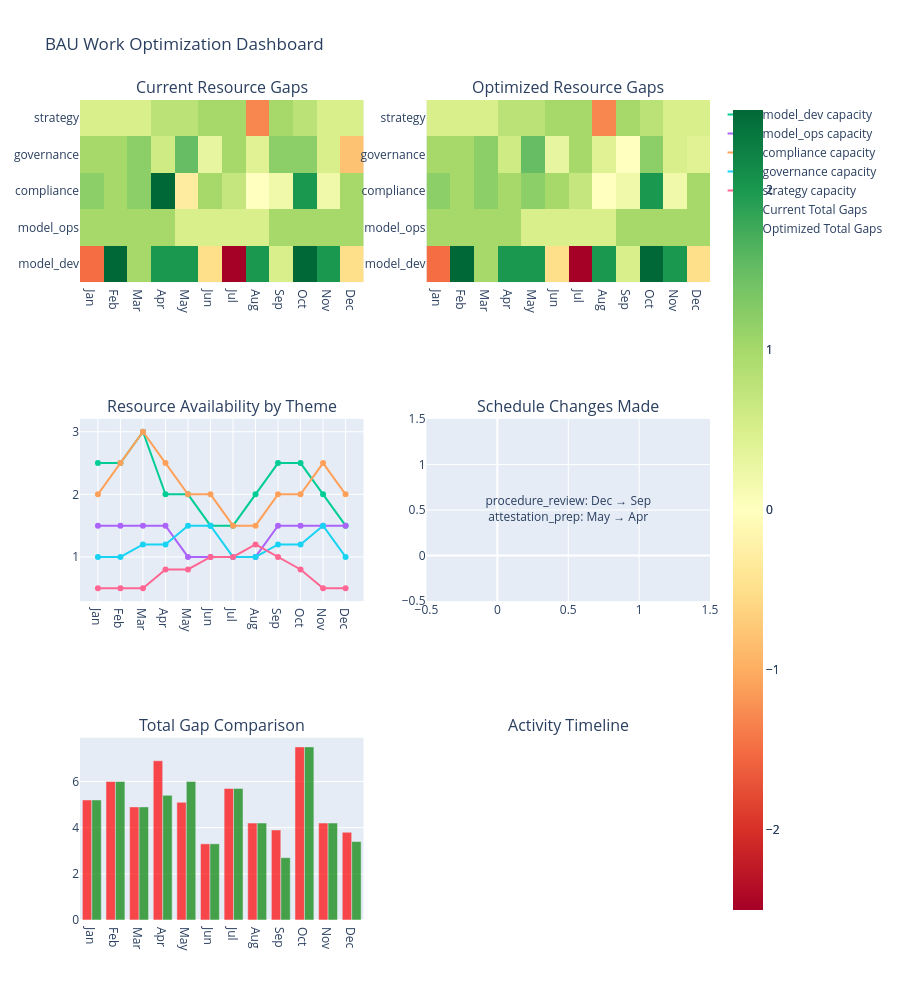

Notebook cell for this chart:
### Code cell
# Generate visualization
visualizer = BAUVisualizer(optimizer)
fig = visualizer.create_comprehensive_dashboard()
fig.show()

### Figure 1 — Plotly figure (JSON) as saved in the notebook; plotly's stock layout.template omitted (floating-point values rounded to 4 significant figures)
{"data": [{"colorscale": [[0, "rgb(165,0,38)"], [0.1, "rgb(215,48,39)"], [0.2, "rgb(244,109,67)"], [0.3, "rgb(253,174,97)"], [0.4, "rgb(254,224,139)"], [0.5, "rgb(255,255,191)"], [0.6, "rgb(217,239,139)"], [0.7, "rgb(166,217,106)"], [0.8, "rgb(102,189,99)"], [0.9, "rgb(26,152,80)"], [1, "rgb(0,104,55)"]], "name": "Current Gaps", "type": "heatmap", "x": ["Jan", "Feb", "Mar", "Apr", "May", "Jun", "Jul", "Aug", "Sep", "Oct", "Nov", "Dec"], "xaxis": "x", "y": ["model_dev", "model_ops", "compliance", "governance", "strategy"], "yaxis": "y", "z": [[-1.5, 2.5, 1.0, 2.0, 2.0, -0.5, -2.5, 2.0, 0.5, 2.5, 2.0, -0.5], [1.0, 1.0, 1.0, 1.0, 0.5, 0.5, 0.5, 0.5, 1.0, 1.0, 1.0, 1.0], [1.2, 1.0, 1.2, 2.5, -0.3, 1.0, 0.7, 0.0, 0.2, 2.0, 0.2, 1.0], [1.0, 1.0, 1.2, 0.6, 1.5, 0.3, 1.0, 0.4, 1.2, 1.2, 0.5, -0.8], [0.5, 0.5, 0.5, 0.8, 0.8, 1.0, 1.0, -1.3, 1.0, 0.8, 0.5, 0.5]], "zmid": 0}, {"colorscale": [[0, "rgb(165,0,38)"], [0.1, "rgb(215,48,39)"], [0.2, "rgb(244,109,67)"], [0.3, "rgb(253,174,97)"], [0.4, "rgb(254,224,139)"], [0.5, "rgb(255,255,191)"], [0.6, "rgb(217,239,139)"], [0.7, "rgb(166,217,106)"], [0.8, "rgb(102,189,99)"], [0.9, "rgb(26,152,80)"], [1, "rgb(0,104,55)"]], "name": "Optimized Gaps", "type": "heatmap", "x": ["Jan", "Feb", "Mar", "Apr", "May", "Jun", "Jul", "Aug", "Sep", "Oct", "Nov", "Dec"], "xaxis": "x2", "y": ["model_dev", "model_ops", "compliance", "governance", "strategy"], "yaxis": "y2", "z": [[-1.5, 2.5, 1.0, 2.0, 2.0, -0.5, -2.5, 2.0, 0.5, 2.5, 2.0, -0.5], [1.0, 1.0, 1.0, 1.0, 0.5, 0.5, 0.5, 0.5, 1.0, 1.0, 1.0, 1.0], [1.2, 1.0, 1.2, 1.0, 1.2, 1.0, 0.7, 0.0, 0.2, 2.0, 0.2, 1.0], [1.0, 1.0, 1.2, 0.6, 1.5, 0.3, 1.0, 0.4, 0.0, 1.2, 0.5, 0.4], [0.5, 0.5, 0.5, 0.8, 0.8, 1.0, 1.0, -1.3, 1.0, 0.8, 0.5, 0.5]], "zmid": 0}, {"mode": "lines+markers", "name": "model_dev capacity", "type": "scatter", "x": ["Jan", "Feb", "Mar", "Apr", "May", "Jun", "Jul", "Aug", "Sep", "Oct", "Nov", "Dec"], "xaxis": "x3", "y": [2.5, 2.5, 3, 2, 2, 1.5, 1.5, 2, 2.5, 2.5, 2, 1.5], "yaxis": "y3"}, {"mode": "lines+markers", "name": "model_ops capacity", "type": "scatter", "x": ["Jan", "Feb", "Mar", "Apr", "May", "Jun", "Jul", "Aug", "Sep", "Oct", "Nov", "Dec"], "xaxis": "x3", "y": [1.5, 1.5, 1.5, 1.5, 1, 1, 1, 1, 1.5, 1.5, 1.5, 1.5], "yaxis": "y3"}, {"mode": "lines+markers", "name": "compliance capacity", "type": "scatter", "x": ["Jan", "Feb", "Mar", "Apr", "May", "Jun", "Jul", "Aug", "Sep", "Oct", "Nov", "Dec"], "xaxis": "x3", "y": [2, 2.5, 3, 2.5, 2, 2, 1.5, 1.5, 2, 2, 2.5, 2], "yaxis": "y3"}, {"mode": "lines+markers", "name": "governance capacity", "type": "scatter", "x": ["Jan", "Feb", "Mar", "Apr", "May", "Jun", "Jul", "Aug", "Sep", "Oct", "Nov", "Dec"], "xaxis": "x3", "y": [1, 1, 1.2, 1.2, 1.5, 1.5, 1, 1, 1.2, 1.2, 1.5, 1], "yaxis": "y3"}, {"mode": "lines+markers", "name": "strategy capacity", "type": "scatter", "x": ["Jan", "Feb", "Mar", "Apr", "May", "Jun", "Jul", "Aug", "Sep", "Oct", "Nov", "Dec"], "xaxis": "x3", "y": [0.5, 0.5, 0.5, 0.8, 0.8, 1, 1, 1.2, 1, 0.8, 0.5, 0.5], "yaxis": "y3"}, {"mode": "text", "showlegend": false, "text": ["procedure_review: Dec → Sep<br>attestation_prep: May → Apr"], "textposition": "middle center", "type": "scatter", "x": [0.5], "xaxis": "x4", "y": [0.5], "yaxis": "y4"}, {"marker": {"color": "red"}, "name": "Current Total Gaps", "opacity": 0.7, "type": "bar", "x": ["Jan", "Feb", "Mar", "Apr", "May", "Jun", "Jul", "Aug", "Sep", "Oct", "Nov", "Dec"], "xaxis": "x5", "y": [5.2, 6.0, 4.9, 6.9, 5.1, 3.3, 5.7, 4.2, 3.9, 7.5, 4.2, 3.8], "yaxis": "y5"}, {"marker": {"color": "green"}, "name": "Optimized Total Gaps", "opacity": 0.7, "type": "bar", "x": ["Jan", "Feb", "Mar", "Apr", "May", "Jun", "Jul", "Aug", "Sep", "Oct", "Nov", "Dec"], "xaxis": "x5", "y": [5.2, 6.0, 4.9, 5.4, 6.0, 3.3, 5.7, 4.2, 2.7, 7.5, 4.2, 3.4], "yaxis": "y5"}], "layout": {"annotations": [{"font": {"size": 16}, "showarrow": false, "text": "Current Resource Gaps", "x": 0.225, "xanchor": "center", "xref": "paper", "y": 1, "yanchor": "bottom", "yref": "paper"}, {"font": {"size": 16}, "showarrow": false, "text": "Optimized Resource Gaps", "x": 0.775, "xanchor": "center", "xref": "paper", "y": 1, "yanchor": "bottom", "yref": "paper"}, {"font": {"size": 16}, "showarrow": false, "text": "Resource Availability by Theme", "x": 0.225, "xanchor": "center", "xref": "paper", "y": 0.6111, "yanchor": "bottom", "yref": "paper"}, {"font": {"size": 16}, "showarrow": false, "text": "Schedule Changes Made", "x": 0.775, "xanchor": "center", "xref": "paper", "y": 0.6111, "yanchor": "bottom", "yref": "paper"}, {"font": {"size": 16}, "showarrow": false, "text": "Total Gap Comparison", "x": 0.225, "xanchor": "center", "xref": "paper", "y": 0.2222, "yanchor": "bottom", "yref": "paper"}, {"font": {"size": 16}, "showarrow": false, "text": "Activity Timeline", "x": 0.775, "xanchor": "center", "xref": "paper", "y": 0.2222, "yanchor": "bottom", "yref": "paper"}], "height": 1000, "showlegend": true, "title": {"text": "BAU Work Optimization Dashboard"}, "xaxis": {"anchor": "y", "domain": [0, 0.45]}, "xaxis2": {"anchor": "y2", "domain": [0.55, 1]}, "xaxis3": {"anchor": "y3", "domain": [0, 0.45]}, "xaxis4": {"anchor": "y4", "domain": [0.55, 1]}, "xaxis5": {"anchor": "y5", "domain": [0, 0.45]}, "xaxis6": {"anchor": "y6", "domain": [0.55, 1]}, "yaxis": {"anchor": "x", "domain": [0.7778, 1]}, "yaxis2": {"anchor": "x2", "domain": [0.7778, 1]}, "yaxis3": {"anchor": "x3", "domain": [0.3889, 0.6111]}, "yaxis4": {"anchor": "x4", "domain": [0.3889, 0.6111]}, "yaxis5": {"anchor": "x5", "domain": [0, 0.2222]}, "yaxis6": {"anchor": "x6", "domain": [0, 0.2222]}}}
